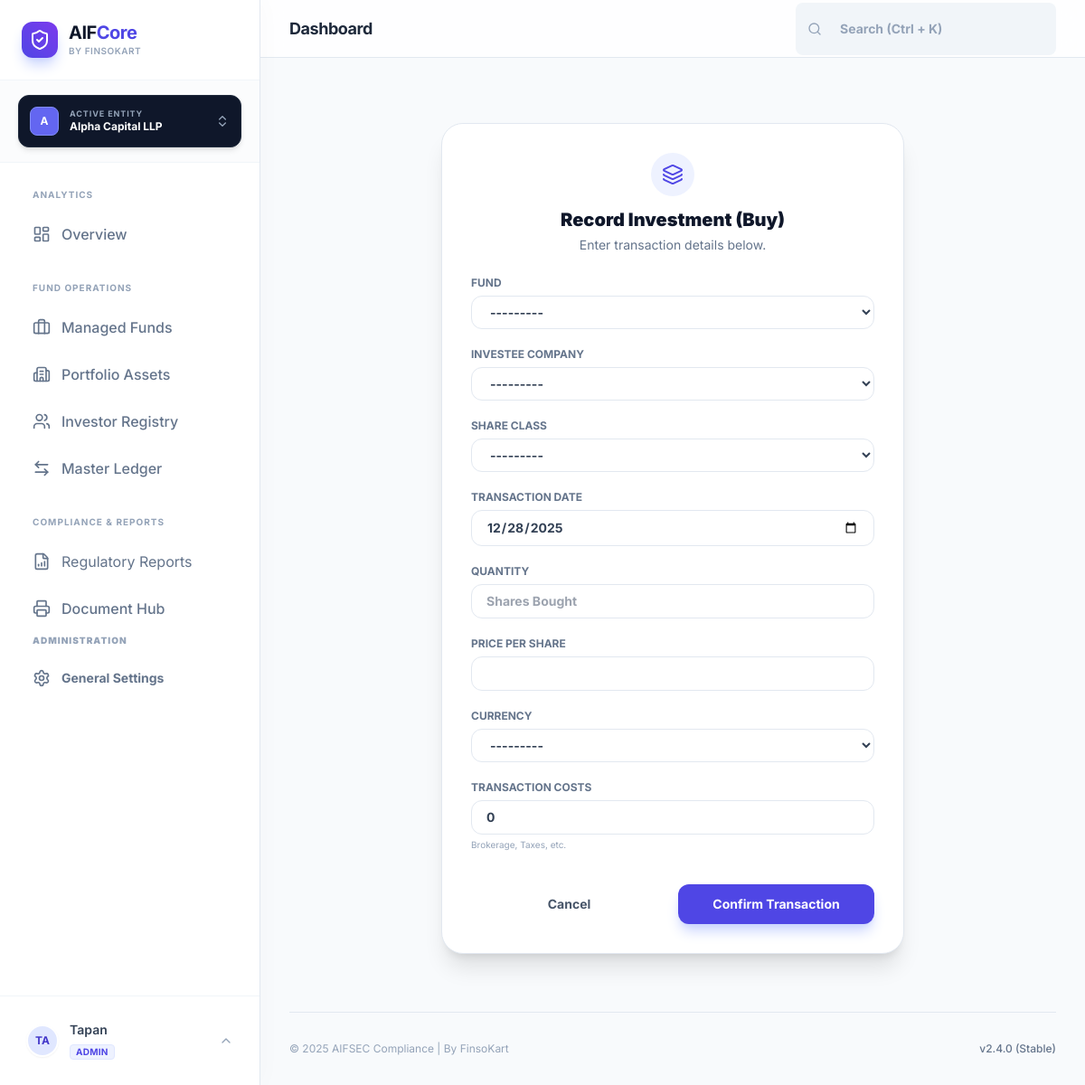
/portal/txn/add/investment/ (signed in), run on the app's committed database.
### manager_entities/models.py (models this page shows, shortened)
class ManagerEntity(models.Model):
    name = models.CharField(max_length=255, unique=True)
    sebi_manager_registration_no = models.CharField(max_length=64, blank=True, null=True)
    cin = models.CharField(max_length=21, blank=True, null=True)
    pan = models.CharField(max_length=10, blank=True, null=True)
    gstin = models.CharField(max_length=15, blank=True, null=True)
    registered_address = models.TextField(blank=True, null=True)
    contact_email = models.EmailField(blank=True, null=True)
    contact_phone = models.CharField(max_length=20, blank=True, null=True)
    created_at = models.DateTimeField(auto_now_add=True)
    class Meta:
        ordering = ["name"]
        verbose_name = "Manager Entity"
        verbose_name_plural = "Manager Entities"

class EntityMembership(models.Model):
    ROLE_CHOICES = [
        ('ADMIN', 'Super Admin'),     # Can manage team and all fund data
        ('MANAGER', 'Fund Manager'),  # Can record transactions
        ('COMPLIANCE', 'Officer'),    # Read-only + Reporting access
    ]
    user = models.ForeignKey(User, on_delete=models.CASCADE, related_name='memberships')
    entity = models.ForeignKey(ManagerEntity, on_delete=models.CASCADE, related_name='members')
    role = models.CharField(max_length=20, choices=ROLE_CHOICES, default='MANAGER')
    is_active_selection = models.BooleanField(default=False) # Helper for session defaults
    class Meta:
        unique_together = ('user', 'entity') # One user, one role per entity

### transactions/views.py (the view)
# urls.py: path('add/investment/', views.create_investment, name='add-investment'),
@login_required
def create_investment(request):
    form = PurchaseTransactionForm(request.POST or None)
    if request.method == 'POST' and form.is_valid():
        form.save()
        messages.success(request, "Investment (Outflow) recorded.")
        return redirect('portal-transactions')
    return render(request, 'transactions/form_entry.html', {'form': form, 'title': 'Record Investment (Buy)'})

### transactions/forms.py
class PurchaseTransactionForm(forms.ModelForm):
    class Meta:
        model = PurchaseTransaction
        fields = ['fund', 'investee_company', 'share_class', 'transaction_date', 'quantity', 'price_per_share', 'currency', 'transaction_costs']
        widgets = {
            'fund': forms.Select(attrs={'class': INPUT_STYLE}),
            'investee_company': forms.Select(attrs={'class': INPUT_STYLE}),
            'share_class': forms.Select(attrs={'class': INPUT_STYLE}),
            'transaction_date': forms.DateInput(attrs={'class': INPUT_STYLE, 'type': 'date'}),
            'quantity': forms.NumberInput(attrs={'class': INPUT_STYLE, 'placeholder': 'Shares Bought'}),
            'price_per_share': forms.NumberInput(attrs={'class': INPUT_STYLE, 'step': '0.01'}),
            'transaction_costs': forms.NumberInput(attrs={'class': INPUT_STYLE, 'step': '0.01', 'placeholder': 'Fees/Taxes'}),
            'currency': forms.Select(attrs={'class': INPUT_STYLE}),
        }

### currencies/models.py (called while the page is built)
    def __str__(self):
        return f"{self.code} ({self.symbol})"

### manager_entities/context.py (called while the page is built)
def active_manager_processor(request):
    if not request.user.is_authenticated:
        return {}
    memberships = EntityMembership.objects.filter(user=request.user).select_related('entity')
    active_id = request.session.get('active_entity_id')
    active_membership = None
    if active_id:
        active_membership = memberships.filter(entity_id=active_id).first()
    if not active_membership and memberships.exists():
        active_membership = memberships.first()
        request.session['active_entity_id'] = active_membership.entity.id
    return {
        'active_manager': active_membership.entity if active_membership else None,
        'user_role': active_membership.role if active_membership else None,
        'available_managers': [m.entity for m in memberships]
    }

### templates/transactions/form_entry.html (shortened to what this page needs)
{% extends 'base.html' %}
{% block content %}
<div class="max-w-lg mx-auto mt-10">
    <div class="bg-white p-8 rounded-3xl border border-slate-200 shadow-xl">
        <div class="mb-6 text-center">
            <div class="w-12 h-12 bg-indigo-50 text-indigo-600 rounded-full flex items-center justify-center mx-auto mb-3">
                <i data-lucide="layers" class="w-6 h-6"></i>
            </div>
            <h2 class="text-xl font-black text-slate-900">{{ title }}</h2>
            <p class="text-sm text-slate-500 mt-1">Enter transaction details below.</p>
        </div>
        <form method="post" class="space-y-5">
            {% for field in form %}
            <div>
                <label class="block text-xs font-bold text-slate-500 uppercase mb-1.5">{{ field.label }}</label>
                {{ field }}
                {% if field.help_text %}
                <p class="text-[10px] text-slate-400 mt-1">{{ field.help_text }}</p>
                {% endif %}
            </div>
            {% endfor %}
            <div class="pt-4 flex gap-3">
                <a href="{% url 'portal-transactions' %}" class="flex-1 py-3 text-center text-slate-600 font-bold hover:bg-slate-50 rounded-xl transition-all text-sm">Cancel</a>
                <button type="submit" class="flex-1 py-3 bg-indigo-600 text-white font-bold rounded-xl hover:bg-indigo-700 shadow-lg shadow-indigo-200 transition-all text-sm">
                    Confirm Transaction
                </button>
            </div>
        </form>
    </div>
</div>
{% endblock %}

### templates/base.html (shortened to what this page needs)
<!DOCTYPE html>
<html lang="en">
<head>
    <script src="https://cdn.tailwindcss.com"></script>
</head>
<body class="text-slate-900 antialiased selection:bg-indigo-100 selection:text-indigo-700">
    <div class="flex h-screen overflow-hidden">
        <aside class="w-72 bg-white border-r border-slate-200 flex flex-col z-20 shadow-[4px_0_24px_rgba(0,0,0,0.02)] h-screen">
            <div class="p-6 border-b border-slate-100 flex items-center gap-3">
                <div class="w-10 h-10 bg-gradient-to-tr from-indigo-600 to-violet-600 rounded-xl flex items-center justify-center text-white shadow-lg shadow-indigo-200 shrink-0">
                    <i data-lucide="shield-check" class="w-6 h-6"></i>
                </div>
                <div>
                    <h1 class="font-bold text-xl tracking-tight text-slate-900 leading-tight">AIF<span class="text-indigo-600">Core</span></h1>
                    <p class="text-[10px] text-slate-400 font-semibold uppercase tracking-wider">By FinsoKart</p>
                </div>
            </div>
            <div class="px-5 py-4 border-b border-slate-100 bg-slate-50/50" x-data="{ switchOpen: false }">
                <div class="relative">
                    <button @click="switchOpen = !switchOpen" class="w-full flex items-center justify-between p-3 bg-slate-900 text-white rounded-xl shadow-md hover:bg-slate-800 transition-all group border border-slate-800">
                        <div class="flex items-center gap-3 overflow-hidden">
                            <div class="w-8 h-8 rounded-lg bg-indigo-500 flex items-center justify-center font-bold text-xs shrink-0 border border-indigo-400">
                                {{ active_manager.name|slice:":1"|upper }}
                            </div>
                            <div class="text-left overflow-hidden">
                                <p class="text-[9px] font-bold text-slate-400 uppercase tracking-widest leading-none mb-0.5">Active Entity</p>
                                <p class="text-xs font-bold truncate text-white w-28">{{ active_manager.name|default:"Select Entity" }}</p>
                            </div>
                        </div>
                        <i data-lucide="chevrons-up-down" class="w-4 h-4 text-slate-400 group-hover:text-white transition-colors"></i>
                    </button>
                </div>
            </div>
            <nav class="flex-1 p-5 space-y-1 overflow-y-auto">
                <p class="px-4 pb-2 pt-2 text-[10px] font-bold text-slate-400 uppercase tracking-widest">Analytics</p>
                <a href="{% url 'portal-home' %}"
                class="sidebar-link {% if request.resolver_match.url_name == 'portal-home' %}sidebar-link-active{% else %}sidebar-link-inactive{% endif %}">
                    <i data-lucide="layout-dashboard" class="w-5 h-5 shrink-0"></i>
                    <span>Overview</span>
                </a>
                <p class="px-4 pb-2 pt-6 text-[10px] font-bold text-slate-400 uppercase tracking-widest">Fund Operations</p>
                <a href="{% url 'funds:portal-funds' %}"
                class="sidebar-link {% if 'funds' in request.resolver_match.app_name %}sidebar-link-active{% else %}sidebar-link-inactive{% endif %}">
                    <i data-lucide="briefcase" class="w-5 h-5 shrink-0"></i>
                    <span>Managed Funds</span>
                </a>
                <a href="{% url 'investee_companies:portal-list' %}"
                class="sidebar-link {% if 'investee_companies' in request.resolver_match.app_name %}sidebar-link-active{% else %}sidebar-link-inactive{% endif %}">
                    <i data-lucide="building-2" class="w-5 h-5 shrink-0"></i>
                    <span>Portfolio Assets</span>
                </a>
                <a href="{% url 'investors:portal-list' %}"
                class="sidebar-link {% if 'investors' in request.resolver_match.app_name %}sidebar-link-active{% else %}sidebar-link-inactive{% endif %}">
                    <i data-lucide="users" class="w-5 h-5 shrink-0"></i>
                    <span>Investor Registry</span>
                </a>
                <a href="{% url 'portal-transactions' %}"
                class="sidebar-link {% if 'transactions' in request.resolver_match.app_name %}sidebar-link-active{% else %}sidebar-link-inactive{% endif %}">
                    <i data-lucide="arrow-left-right" class="w-5 h-5 shrink-0"></i>
                    <span>Master Ledger</span>
                </a>
                <p class="px-4 pb-2 pt-6 text-[10px] font-bold text-slate-400 uppercase tracking-widest">Compliance & Reports</p>
                <a href="{% url 'compliances:reports' %}"
                class="flex items-center gap-3 px-4 py-3 rounded-xl transition-all {% if request.resolver_match.view_name == 'compliances:reports' %}bg-indigo-600 text-white shadow-lg shadow-indigo-200{% else %}text-slate-500 hover:bg-slate-50 hover:text-slate-900{% endif %}">
                    <i data-lucide="file-bar-chart" class="w-5 h-5"></i>
                    <span>Regulatory Reports</span>
                </a>
                <a href="{% url 'docgen:hub' %}"
                class="sidebar-link {% if 'docgen' in request.resolver_match.app_name %}sidebar-link-active{% else %}sidebar-link-inactive{% endif %}">
                    <i data-lucide="printer" class="w-5 h-5 shrink-0"></i>
                    <span>Document Hub</span>
                </a>
                {% if user_role == 'ADMIN' %}
                <p class="px-4 pb-2 mt-6 text-[10px] font-black text-slate-400 uppercase tracking-widest">Administration</p>
                <a href="{% url 'manager_entities:settings_hub' %}"
                class="sidebar-link {% if 'settings' in request.path %}sidebar-link-active{% else %}sidebar-link-inactive{% endif %}">
                    <i data-lucide="settings" class="w-5 h-5 shrink-0"></i>
                    <span class="text-sm font-bold">General Settings</span>
                </a>
                {% endif %}
            </nav>
            <div class="p-4 border-t border-slate-100 mt-auto">
                <div x-data="{ open: false }" class="relative">
                    <button @click="open = !open" class="w-full flex items-center gap-3 px-3 py-2.5 rounded-xl hover:bg-slate-50 border border-transparent hover:border-slate-200 transition-all text-left group">
                        <div class="w-9 h-9 rounded-full bg-indigo-100 flex items-center justify-center text-indigo-700 font-bold text-xs uppercase border-2 border-white shadow-sm shrink-0">
                            {{ user.username|slice:":2"|upper }}
                        </div>
                        <div class="flex-1 overflow-hidden">
                            <p class="text-sm font-semibold text-slate-700 group-hover:text-slate-900 truncate">{{ user.username }}</p>
                            <p class="text-[10px] text-indigo-600 font-bold uppercase tracking-wide bg-indigo-50 px-1.5 rounded inline-block mt-0.5 border border-indigo-100">
                                {{ user_role|default:"Viewer" }}
                            </p>
                        </div>
                        <i data-lucide="chevron-up" class="w-4 h-4 text-slate-400 transition-transform" :class="open ? 'rotate-180' : ''"></i>
                    </button>
                </div>
            </div>
        </aside>
        <main class="flex-1 flex flex-col h-screen overflow-hidden bg-[#f8fafc]">
            <header class="h-16 bg-white/80 backdrop-blur-md border-b border-slate-200 flex items-center justify-between px-8 z-10 sticky top-0">
                <div class="flex items-center gap-4">
                    <h2 class="text-lg font-bold text-slate-800 tracking-tight">{% block page_title %}Dashboard{% endblock %}</h2>
                </div>
                <div x-data="{
                        query: '',
                        results: [],
                        show: false,
                        search() {
                            if (this.query.length < 2) { this.results = []; return; }
                            fetch(`/api/search/?q=${this.query}`)
                                .then(res => res.json())
                                .then(data => {
                                    this.results = data;
                                    this.show = true;
                                });
                        }
                    }"
                    @click.away="show = false"
                    class="relative hidden md:block w-72">
                    <div class="flex items-center bg-slate-100 rounded-lg px-3 py-1.5 border border-transparent focus-within:bg-white focus-within:border-indigo-300 focus-within:ring-4 focus-within:ring-indigo-50 transition-all">
                        <i data-lucide="search" class="w-4 h-4 text-slate-400 shrink-0"></i>
                        <input
                            x-model="query"
                            @input.debounce.300ms="search()"
                            type="text"
                            placeholder="Search (Ctrl + K)"
                            class="bg-transparent border-none outline-none text-sm ml-2 w-full placeholder-slate-400"
                            autocomplete="off"
                        >
                    </div>
                </div>
            </header>
            <section class="flex-1 overflow-y-auto p-8 scroll-smooth">
                {% block content %}{% endblock %}
                <footer class="mt-16 pt-8 border-t border-slate-200 flex justify-between items-center text-xs text-slate-400">
                    <p>&copy; 2025 AIFSEC Compliance | By FinsoKart </p>
                    <p class="font-medium text-slate-500">v2.4.0 (Stable)</p>
                </footer>
            </section>
        </main>
    </div>
</body>
</html>

### templates/base.html (style rules this page uses)
body { font-family: 'Inter', sans-serif; background-color: #f8fafc; }
.sidebar-link { display: flex; align-items: center; gap: 12px; padding: 12px 16px; border-radius: 12px; font-weight: 500; transition: all 0.2s ease-in-out; width: 100%; }
.sidebar-link-inactive { color: #64748b; }

### data on the page
ManagerEntity: name "A", name "Alpha Capital LLP"
EntityMembership: role "ADMIN"

### other printed values
{{ user.username|slice:":2"|upper }} "TA"
{{ user.username }} "Tapan"
{{ title }} "Record Investment (Buy)"
{{ field.label }} "FUND" "INVESTEE COMPANY" "SHARE CLASS" "TRANSACTION DATE" "QUANTITY" "PRICE PER SHARE" "CURRENCY" "TRANSACTION COSTS"
{{ field.help_text }} "Brokerage, Taxes, etc."
